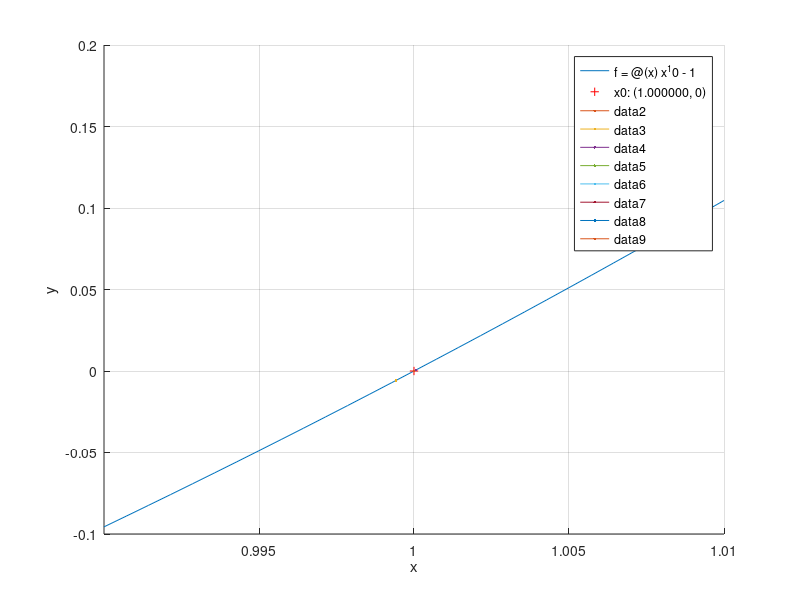

Write MATLAB code to recreate this figure.
% ©2021 HP.
clc;
clear;
clf;

f = @(x) x^10 - 1;
df = @(x) 9*x^9;
%--------------------------------------
x0 = 0.5;
step = 40;
e0 = 10^(-8);
%--------------------------------------
xk = x0;
xkValue = [];
err = x0;
i = 0;
while err>=e0
    fprintf('\nStep = %d\n',i);
    xk1 = xk-f(xk)/df(xk);
    fprintf('x(k+1) = %f\n',xk1);
    fprintf('f(x(k+1)) = %f\n',f(xk1));
    err1 = abs((xk-xk1)/xk);
    err = err1;
    fprintf('err = abs((xk-xk1)/xk) = %e\n', err);
    xkValue = [xkValue; xk1 f(xk1)];
    xk = xk1;
    i+=1;
end


%--------------------------------------
%GRAPHIC ANIMATION
animate = 1;
%--------------------------------------
grid on
hold on
scale = 0.01;
xl = xk-xk*scale;
xu = xk+xk*scale;
fplot(f, [xl xu]);
%fplot(df, [xl xu]);
plot(xk, 0, 'r+');
leg = sprintf('x0: (%f, 0)',xk);
xlabel('x');
ylabel('y');
legend({'f = @(x) x^10 - 1',leg},'Location','northeast');
%--------------------------------------
%disp(xkValue);
if animate == 1
    for it=1:i-1
        if xkValue(it,2)<=xkValue(it,1)
            fprintf('%d: [xk f(xk)] = [%f %f]', it, xkValue(it,1), xkValue(it,2));
            plot(xkValue(it,1),xkValue(it,2));
            pause(0.5);
        end
    end
end
hold off
